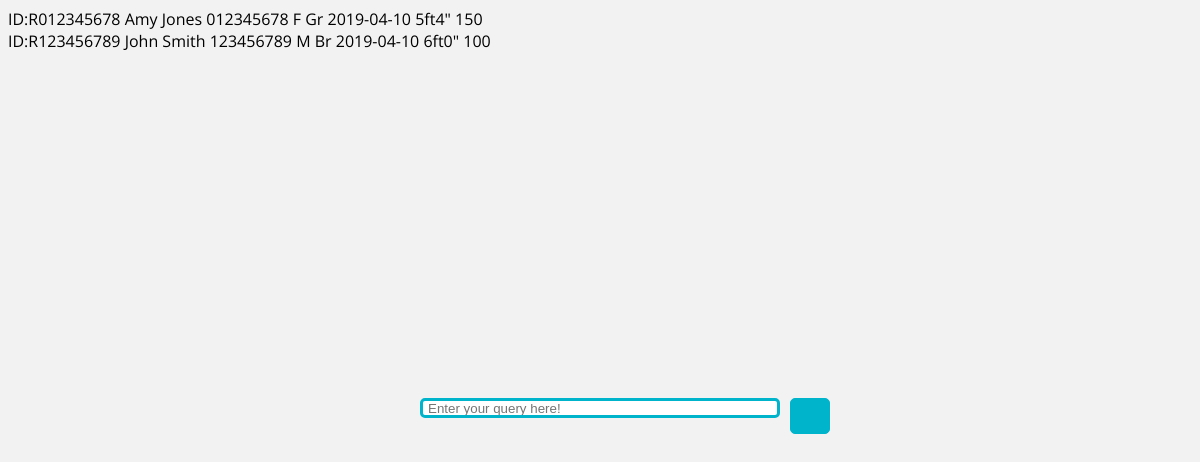
/www/SecurityProject/serverconnection_update.php, run on the app's committed database.
### tables this page shows
create table person (
	
	dl_id				varchar(10)		not null,
	first				varchar(15)		not null,
	last				varchar(15)		not null,
	ssn 				varchar(9) 		not null,
    sex 				char 			not null,
    eye_color			varchar(3) 		null,
    date_of_birth 		date 			not null,
    height				varchar(6)		null,
    weight				varchar(3)		null,
    primary key(ssn)
);

### www/SecurityProject/serverconnection_update.php (the view, shortened to what this page needs)
<?php
$servername = "localhost";
$username = "root";
$password = "";
$dbname = "dmv";
$conn = new mysqli($servername, $username, $password, $dbname);
$fetchdataquery = 'SELECT * FROM person';
$result = mysqli_query($conn,$fetchdataquery);
while($row = mysqli_fetch_array($result,MYSQLI_ASSOC)){
echo "ID:".$row["dl_id"]." ".$row["first"]." ".$row["last"]." ".$row["ssn"]." ".$row["sex"]." ".$row["eye_color"]." ".$row["date_of_birth"]." ".$row["height"]." ".$row["weight"]." <br> ";
}
?>
<!DOCTYPE html>
<html>
<head>
  <link rel="stylesheet" href="theme.css">
</head>
<body>
<div class="wrap">
   <div class="search">
   <form action="serverconnection_update.php" method="post">
      <input type="text" class="searchTerm" placeholder="Enter your query here!">
      <button type="submit" class="searchButton" value="Search">
		</form>
   </div>
</div>
</body>
</html>

### www/SecurityProject/theme.css (style rules this page uses)
body { background: #f2f2f2; font-family: 'Open Sans', sans-serif; }
.search { width: 100%; position: relative }
.searchTerm { float: left; width: 100%; border: 3px solid #00B4CC; padding: 5px; height: 20px; border-radius: 5px; outline: none; color: #9DBFAF; }
.searchButton { position: absolute; right: -50px; width: 40px; height: 36px; border: 1px solid #00B4CC; background: #00B4CC; text-align: center; color: #fff; border-radius: 5px; cursor: pointer; font-size: 20px; }
.wrap { width: 30%; position: absolute; top: 50%; left: 50%; transform: translate(-50%, -50%); }

### data on the page
person: dl "R012345678", first "Amy", last "Jones", ssn "012345678", sex "F", eye_color "Gr", date_of_birth "2019-04-10", height "5ft4\"", weight "150"
person: dl "R123456789", first "John", last "Smith", ssn "123456789", sex "M", eye_color "Br", date_of_birth "2019-04-10", height "6ft0\"", weight "100"
